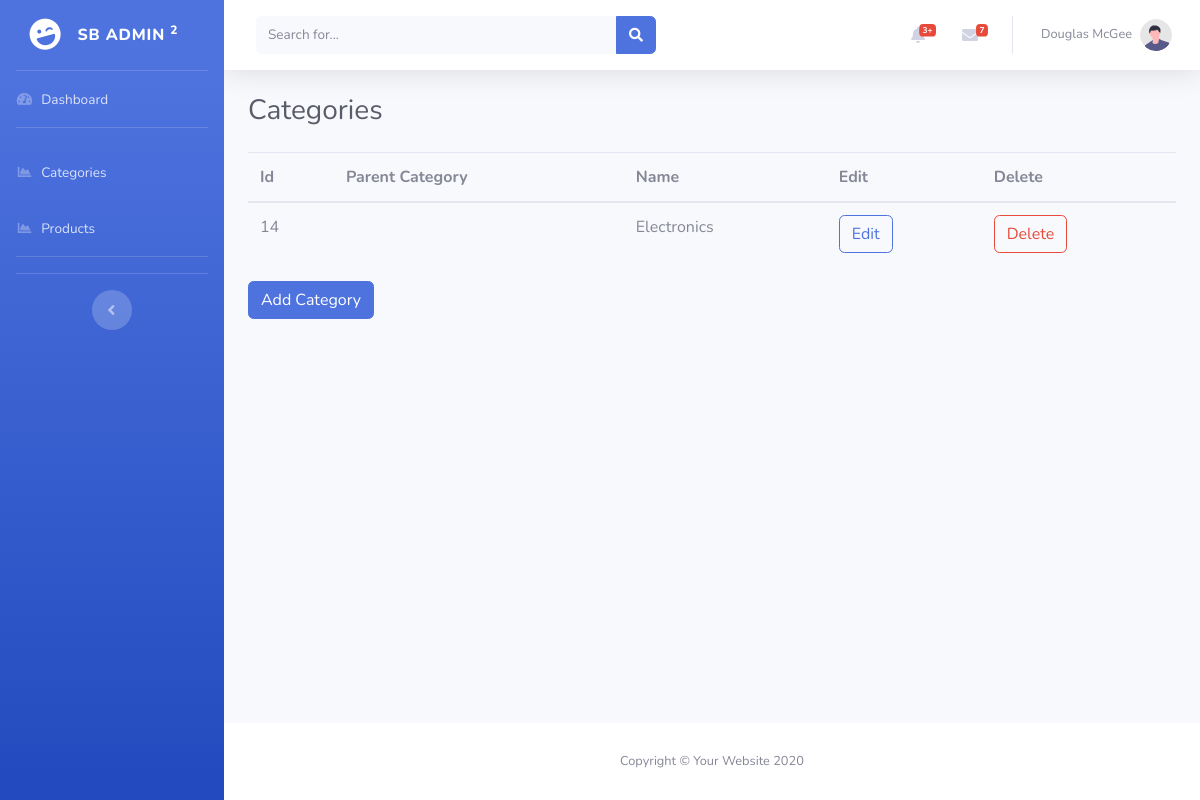
Before: /admin/categories.php (signed in) with the older database file.
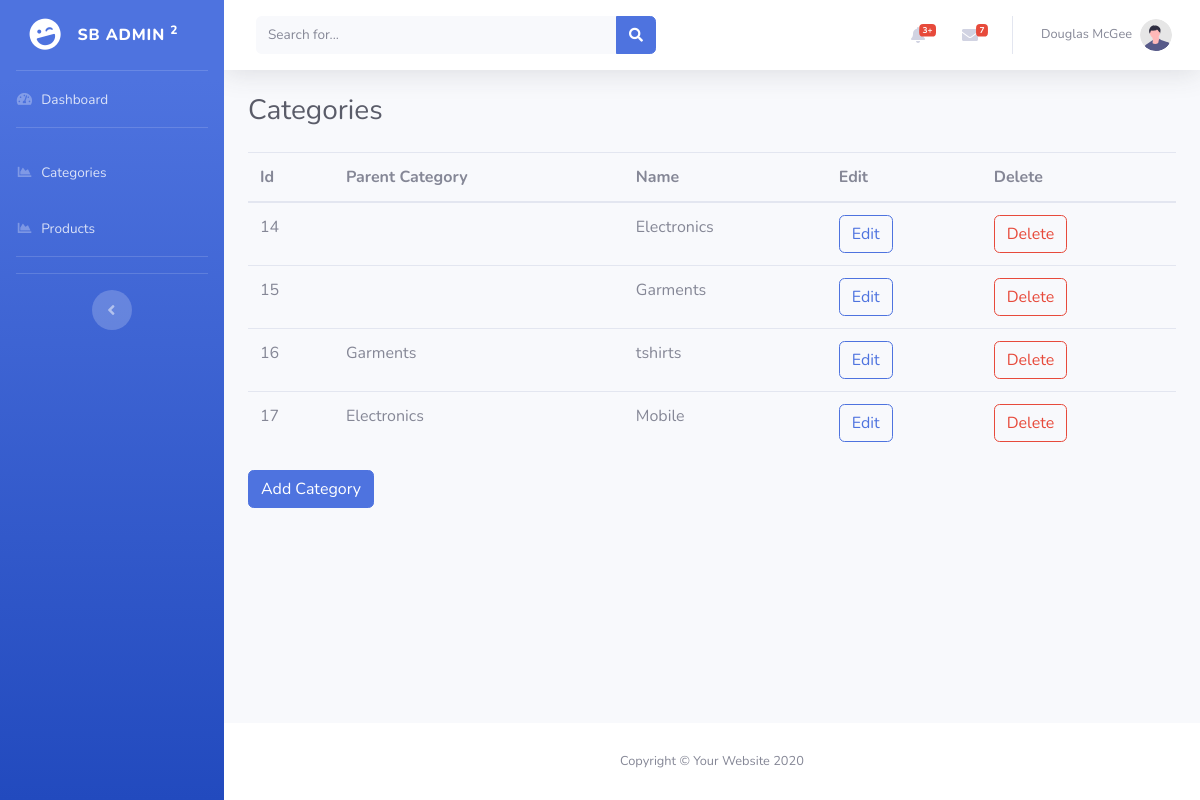
After: the same page with the newer database file.
### tables this page shows
CREATE TABLE `catagories` (
  `id` int(11) NOT NULL,
  `parent_id` text DEFAULT '0',
  `name` text NOT NULL
);

### admin/categories.php (the view, shortened to what this page needs)
<?php include("./inc/header.php");
$view_categories="SELECT t1.name, t1.id, t2.name FROM catagories AS t1 LEFT JOIN catagories AS t2 ON t1.parent_id=t2.id";
$result=$con->query($view_categories);
?>
    <div class="container-fluid">
      <div class="row">
        <div class="col-md-6">
          <h1 class="h3 mb-4 text-gray-800">Categories</h1>
        </div>
        <div class="col-md-6">
        </div>
      </div>
      <div class="table-resposive">
      <table class="table table-stripe table-center" >
        <thead>
          <tr>
           <th>Id</th>
            <th>Parent Category</th>
            <th>Name</th>
            <th>Edit</th>
            <th>Delete</th>
          </tr>
        </thead>
        <tbody>
          <?php
            while($records=mysqli_fetch_array($result)) {
          ?>
          <tr>
            <td><?php echo $records['id'];?></td>
            <td><?php echo $records['name'];?></td>
            <td><?php echo $records['0'];?></td>
            <td>
              <a href="http://localhost/ecommerce/admin/update_categories.php?id=<?php echo $records['id'];?>" class="btn btn-outline-primary">
                Edit
              </a>
            </td>
            <td>
              <a href="http://localhost/ecommerce/admin/Controller/categories/delete.php?id=<?php echo $records['id'];?>" class="btn btn-outline-danger">
                Delete
              </a>
            </td>
          </tr>
          <?php }?>
        </tbody>
      </table>
      </div>
       <a href="http://localhost/ecommerce/admin/add_category.php" class="btn btn-primary">Add Category</a>
    </div>
<?php include("./inc/footer.php") ?>

### admin/inc/header.php (shortened to what this page needs)
<!DOCTYPE html>
<html lang="en">
<head>
    <link href="vendor/fontawesome-free/css/all.min.css" rel="stylesheet" type="text/css">
    <link href="css/sb-admin-2.min.css" rel="stylesheet">
</head>
<body id="page-top">
    <div id="wrapper">
        <?php include("sidebar.php") ?>
        <div id="content-wrapper" class="d-flex flex-column">
            <div id="content">
                <nav class="navbar navbar-expand navbar-light bg-white topbar mb-4 static-top shadow">
                    <form
                        class="d-none d-sm-inline-block form-inline mr-auto ml-md-3 my-2 my-md-0 mw-100 navbar-search">
                        <div class="input-group">
                            <input type="text" class="form-control bg-light border-0 small" placeholder="Search for..."
                                aria-label="Search" aria-describedby="basic-addon2">
                            <div class="input-group-append">
                                <button class="btn btn-primary" type="button">
                                    <i class="fas fa-search fa-sm"></i>
                                </button>
                            </div>
                        </div>
                    </form>
                    <ul class="navbar-nav ml-auto">
                        <li class="nav-item dropdown no-arrow mx-1">
                            <a class="nav-link dropdown-toggle" href="#" id="alertsDropdown" role="button"
                                data-toggle="dropdown" aria-haspopup="true" aria-expanded="false">
                                <i class="fas fa-bell fa-fw"></i>
                                <span class="badge badge-danger badge-counter">3+</span>
                            </a>
                        </li>
                        <li class="nav-item dropdown no-arrow mx-1">
                            <a class="nav-link dropdown-toggle" href="#" id="messagesDropdown" role="button"
                                data-toggle="dropdown" aria-haspopup="true" aria-expanded="false">
                                <i class="fas fa-envelope fa-fw"></i>
                                <span class="badge badge-danger badge-counter">7</span>
                            </a>
                        </li>
                        <li class="nav-item dropdown no-arrow">
                            <a class="nav-link dropdown-toggle" href="#" id="userDropdown" role="button"
                                data-toggle="dropdown" aria-haspopup="true" aria-expanded="false">
                                <span class="mr-2 d-none d-lg-inline text-gray-600 small">Douglas McGee</span>
                                <img class="img-profile rounded-circle"
                                    src="img/undraw_profile.svg">
                            </a>
                        </li>
                    </ul>
                </nav>

### admin/inc/sidebar.php
<ul class="navbar-nav bg-gradient-primary sidebar sidebar-dark accordion" id="accordionSidebar">
    <a class="sidebar-brand d-flex align-items-center justify-content-center" href="index.html">
        <div class="sidebar-brand-icon rotate-n-15">
            <i class="fas fa-laugh-wink"></i>
        </div>
        <div class="sidebar-brand-text mx-3">SB Admin <sup>2</sup></div>
    </a>
    <hr class="sidebar-divider my-0">
    <li class="nav-item">
        <a class="nav-link" href="http://localhost/ecommerce/admin/dashboard.php">
            <i class="fas fa-fw fa-tachometer-alt"></i>
            <span>Dashboard</span></a>
    </li>
    <hr class="sidebar-divider">
    <li class="nav-item">
        <a class="nav-link" href="http://localhost/ecommerce/admin/categories.php">
            <i class="fas fa-fw fa-chart-area"></i>
            <span>Categories</span></a>
    </li>
    <li class="nav-item">
        <a class="nav-link" href="http://localhost/ecommerce/admin/products.php">
            <i class="fas fa-fw fa-chart-area"></i>
            <span>Products</span></a>
    </li>
    <hr class="sidebar-divider">
    <hr class="sidebar-divider d-none d-md-block">
    <div class="text-center d-none d-md-inline">
        <button class="rounded-circle border-0" id="sidebarToggle"></button>
    </div>
</ul>

### admin/inc/footer.php (shortened to what this page needs)
                </div>
            <footer class="sticky-footer bg-white">
                <div class="container my-auto">
                    <div class="copyright text-center my-auto">
                        <span>Copyright &copy; Your Website 2020</span>
                    </div>
                </div>
            </footer>
        </div>
    </div>
</body>
</html>

Changed rows visible on the page:
added catagories: id "15", name "Garments"
added catagories: id "16", catagories.name "Garments", name "tshirts"
added catagories: id "17", catagories.name "Electronics", name "Mobile"
